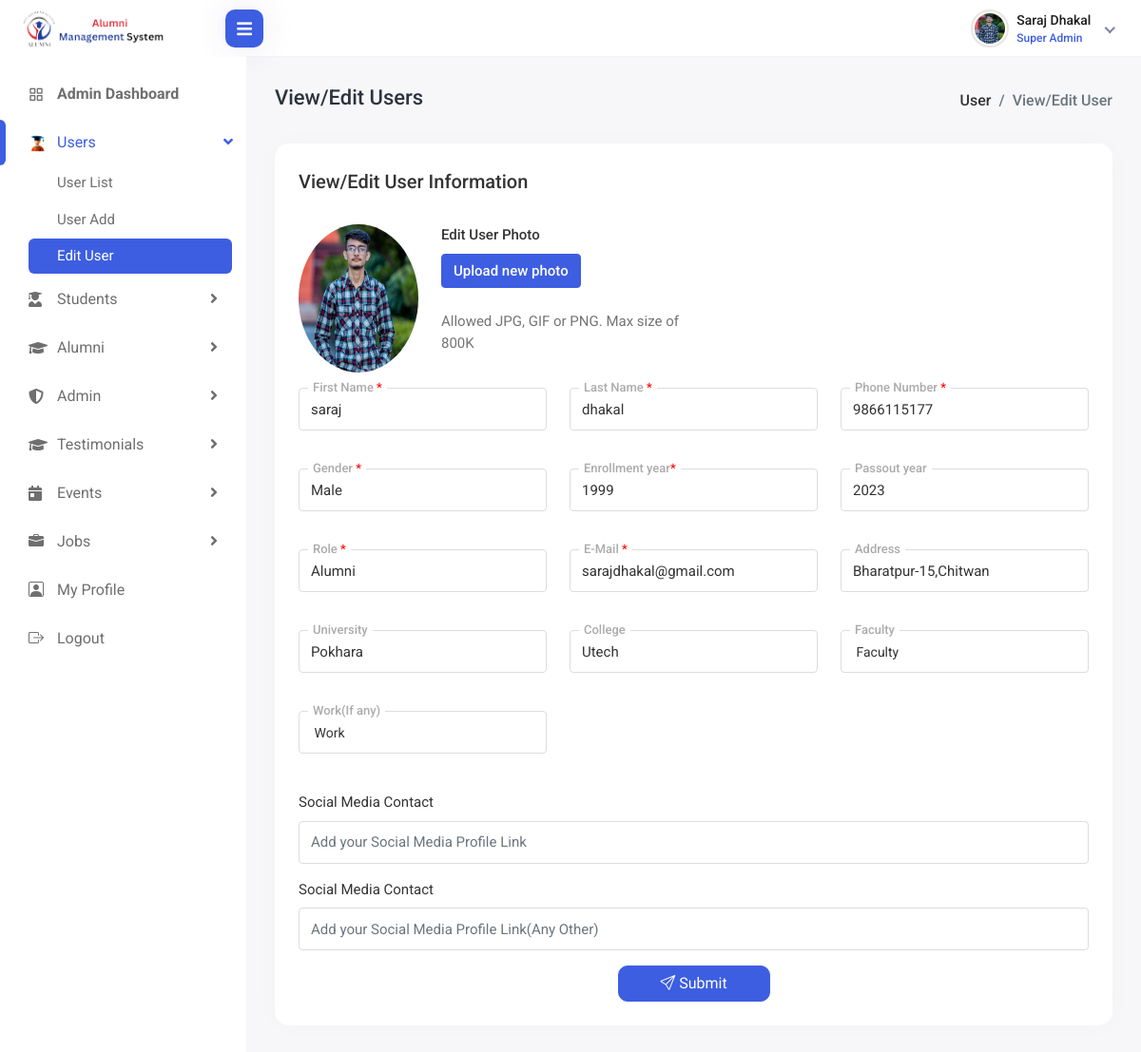
The app's page /admin/edit-user.php?user_id=4 (signed in) with its own data.
### tables this page shows
CREATE TABLE `users` (
  `user_id` int(30) NOT NULL,
  `firstname` varchar(200) NOT NULL,
  `lastname` varchar(200) NOT NULL,
  `email` varchar(200) NOT NULL,
  `phone_number` varchar(15) DEFAULT NULL,
  `password` varchar(100) DEFAULT NULL,
  `role` varchar(10) NOT NULL,
  `gender` varchar(10) NOT NULL,
  `enrollment_year` year(4) DEFAULT NULL,
  `passout_year` year(4) DEFAULT NULL,
  `adddress` varchar(250) DEFAULT NULL,
  `college` varchar(250) DEFAULT NULL,
  `university` varchar(250) DEFAULT NULL,
  `faculty` varchar(250) DEFAULT NULL,
  `work` varchar(250) DEFAULT NULL,
  `user_image` varchar(255) DEFAULT '2.png',
  `date_created` date NOT NULL DEFAULT current_timestamp(),
  `scmedia1` varchar(500) DEFAULT NULL,
  `scmedia2` varchar(500) DEFAULT NULL
);

### admin/edit-user.php (the view, shortened to what the rows shown need)
<?php include('head/header.php');
function validate_form($data)
{
    $data = trim($data);
    $data = stripslashes($data);
    $data = htmlspecialchars($data);
    return $data;
}
$user_id = validate_form($_GET['user_id']);
$sql = "SELECT * FROM users where user_id ='$user_id' ";
$result = $conn->query($sql);
$row = $result->fetch_assoc();
?>
<div class="page-wrapper">
    <div class="content container-fluid">
        <div class="row">
            <div class="col-sm-12">
                <div class="card comman-shadow">
                    <div class="card-body">
                        <form action="edit-users.php?user_id=<?=$row['user_id']?>" method="post" enctype="multipart/form-data">
                            <div class="row">
                                <div class="col-12">
                                    <h5 class="form-title student-info">View/Edit User Information</h5>
                                </div>
                                <img src="../upload_images/<?= $row["user_image"] ?>" alt="avatar" class="rounded-circle img-fluid" style="width: 150px;">
                                <div class="col-12 col-sm-4">
                                    <div class="form-group students-up-files">
                                    </div>
                                </div>
                                <div class="col-12 col-sm-4">
                                    <div class="form-group local-forms">
                                        <label>First Name <span class="login-danger">*</span></label>
                                        <input class="form-control" type="text" placeholder=" First Name" name="firstname" value="<?= $row["firstname"] ?>" required>
                                    </div>
                                </div>
                                <div class="col-12 col-sm-4">
                                    <div class="form-group local-forms">
                                        <label>Last Name <span class="login-danger">*</span></label>
                                        <input class="form-control" type="text" placeholder=" Last Name" name="lastname" value="<?= $row["lastname"] ?>" required>
                                    </div>
                                </div>
                                <div class="col-12 col-sm-4">
                                    <div class="form-group local-forms">
                                        <label>Phone Number <span class="login-danger">*</span> </label>
                                        <input class="form-control" type="text" placeholder=" Phone Number" value="<?= $row["phone_number"] ?>" name="phone_number" required>
                                    </div>
                                </div>
                                <div class="col-12 col-sm-4">
                                    <div class="form-group local-forms">
                                        <label>Gender <span class="login-danger">*</span></label>
                                        <select class="form-control select" name="gender">
                                            <option value="<?= $row["gender"] ?>"><?= $row["gender"] ?></option>
                                        </select>
                                    </div>
                                </div>
                                <div class="col-12 col-sm-4">
                                    <div class="form-group local-forms ">
                                        <label>Enrollment year<span class="login-danger">*</span></label>
                                        <input type="number" name="enrollment_year" class="form-control" placeholder="YYYY" min="1999" max="2023" value="<?= $row["enrollment_year"] ?>" required>
                                    </div>
                                </div>
                                <div class="col-12 col-sm-4">
                                    <div class="form-group local-forms ">
                                        <label>Passout year</label>
                                        <input type="number" name="passout_year" value="<?= $row["passout_year"] ?>" class="form-control" placeholder="YYYY" min="1999" max="2023">
                                    </div>
                                </div>
                                <div class="col-12 col-sm-4">
                                    <div class="form-group local-forms">
                                        <label>Role <span class="login-danger">*</span></label>
                                        <select class="form-control select" name="role">
                                            <option value="<?= $row["role"] ?>"><?= $row["role"] ?></option>
                                        </select>
                                    </div>
                                </div>
                                <div class="col-12 col-sm-4">
                                    <div class="form-group local-forms">
                                        <label>E-Mail <span class="login-danger">*</span></label>
                                        <input class="form-control" type="text" name="email" placeholder=" Email Address" value="<?= $row["email"] ?>" required>
                                    </div>
                                </div>
                                <div class="col-12 col-sm-4">
                                    <div class="form-group local-forms">
                                        <label for="inputPassword4" class="form-label">Address</label>
                                        <input type="text" class="form-control" name="adddress" placeholder=" Address" value="<?= $row["adddress"] ?>">
                                    </div>
                                </div>
                                <div class="col-12 col-sm-4">
                                    <div class="form-group local-forms">
                                        <label for="inputPassword4" class="form-label">University</label>
                                        <input type="text" class="form-control" name="university" placeholder=" University" value="<?= $row["university"] ?>">
                                    </div>
                                </div>
                                <div class="col-12 col-sm-4">
                                    <div class="form-group local-forms">
                                        <label for="inputPassword4" class="form-label">College</label>
                                        <input type="text" class="form-control" name="college" placeholder=" College" value="<?= $row["college"] ?>">
                                    </div>
                                </div>
                                <div class="col-12 col-sm-4">
                                    <div class="form-group local-forms">
                                    </div>
                                </div>
                                <div class="col-12 col-sm-4">
                                    <div class="form-group local-forms">
                                    </div>
                                </div>
                                <div class=" mb-3 col-12">
                                    <label for="inputAddress2" class="form-label">Social Media
                                        Contact</label>
                                    <input type="text" class="form-control" id="inputimage" name="scmedia1" placeholder="Add your Social Media Profile Link" value="<?= $row["scmedia1"] ?>">
                                </div>
                                <div class="mb-3 col-12">
                                    <label for="inputAddress2" class="form-label">Social Media
                                        Contact</label>
                                    <input type="text" class="form-control" id="inputimage" name="scmedia2" placeholder="Add your Social Media Profile Link(Any Other)" value="<?= $row["scmedia2"] ?>">
                                </div>
                            </div>
                    </div>
                </div>
            </div>
        </div>
    </div>
</div>
<?php include('head/footer.php'); ?>

### admin/head/header.php (shortened to what the rows shown need)
<?php
include('../config/db.php');
$sql = "SELECT * FROM admin where admin_email='" . $_SESSION['admin_email'] . " ' ";
$result = $conn->query($sql);
$row1 = $result->fetch_assoc();
?>
<!DOCTYPE html>
<html lang="en">
<head>
    <link rel="stylesheet" href="assets/plugins/bootstrap/css/bootstrap.min.css">
    <link href="../assets/vendor/bootstrap-icons/bootstrap-icons.css" rel="stylesheet">
    <link href="../assets/vendor/boxicons/css/boxicons.min.css" rel="stylesheet">
    <link href="../assets/vendor/animate.css/animate.min.css" rel="stylesheet">
    <link rel="stylesheet" href="assets/plugins/feather/feather.css">
    <link rel="stylesheet" href="assets/plugins/icons/flags/flags.css">
    <link rel="stylesheet" href="assets/plugins/fontawesome/css/fontawesome.min.css">
    <link rel="stylesheet" href="assets/plugins/fontawesome/css/all.min.css">
    <link rel="stylesheet" href="assets/plugins/datatables/datatables.min.css" />
    <link rel="stylesheet" href="assets/css/style.css">
</head>
<body>
    <div class="main-wrapper">
        <div class="header">
            <ul class="nav user-menu">
                <li class="nav-item dropdown has-arrow new-user-menus">
                    <a href="#" class="dropdown-toggle nav-link" data-bs-toggle="dropdown">
                        <span class="user-img">
                            <img class="rounded-circle" src="../upload_images/<?= $row1['admin_image'] ?>" width="31" alt="Soeng Souy">
                            <div class="user-text">
                                <h6> <?= $row1['firstname'] ?> <?= $row1['lastname'] ?> </h6>
                                <p class="text-muted mb-0"><?= $row1['role'] ?></p>
                            </div>
                        </span>
                    </a>
                </li>
            </ul>
        </div>

### records on screen
users: user_image (picture), firstname "saraj", lastname "dhakal", phone_number "9866115177", gender "Male", enrollment_year "1999", passout_year "2023", role "Alumni", email "sarajdhakal@gmail.com", adddress "Bharatpur-15,Chitwan", university "Pokhara", college "Utech"

### other values on screen
$row1['firstname'] "Saraj"
$row1['lastname'] "Dhakal"
$row1['role'] "Super Admin"
